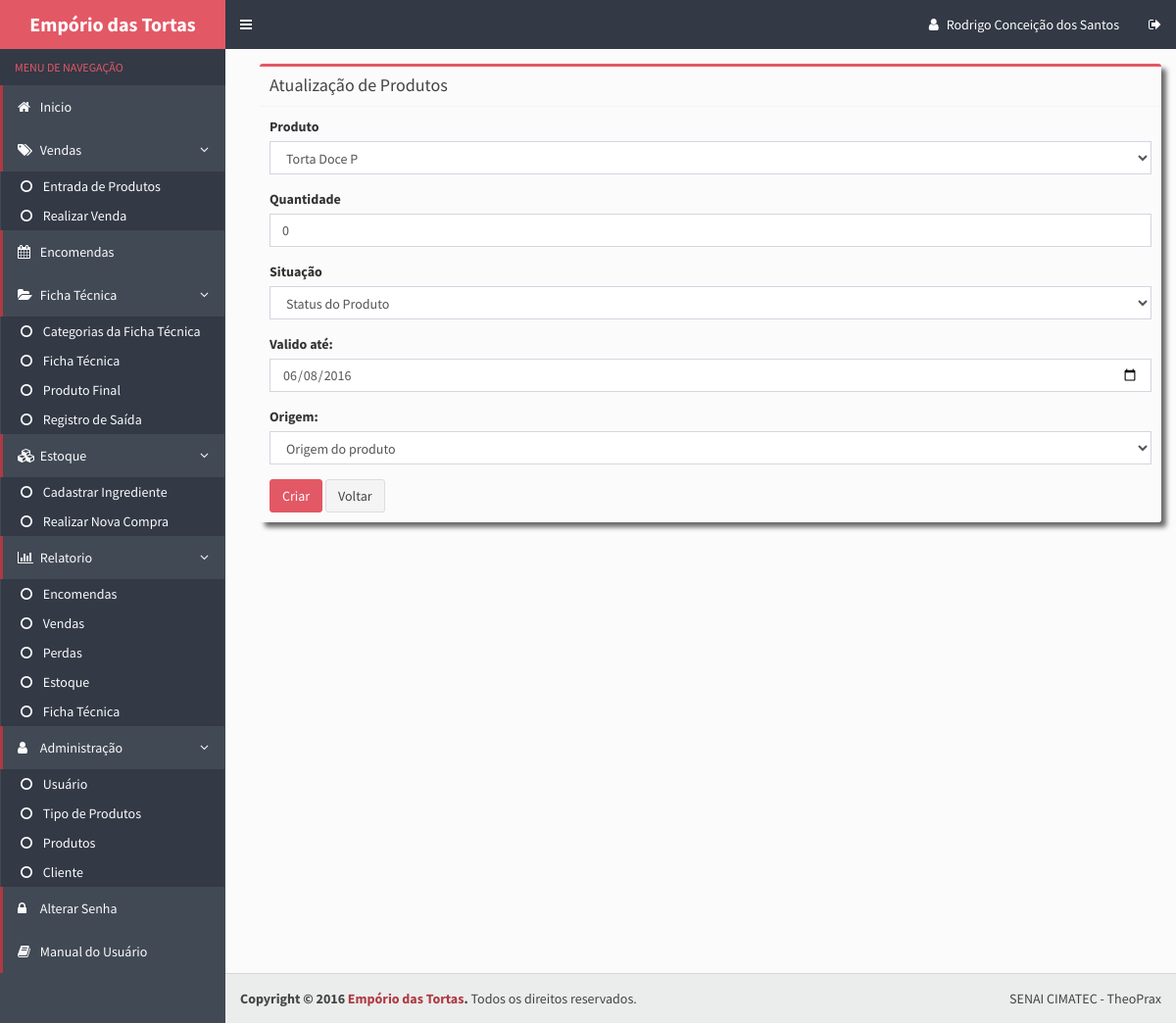
Page /forms/atualizar_estoqueLoja.php?id=1 (signed in) on the earlier database version.
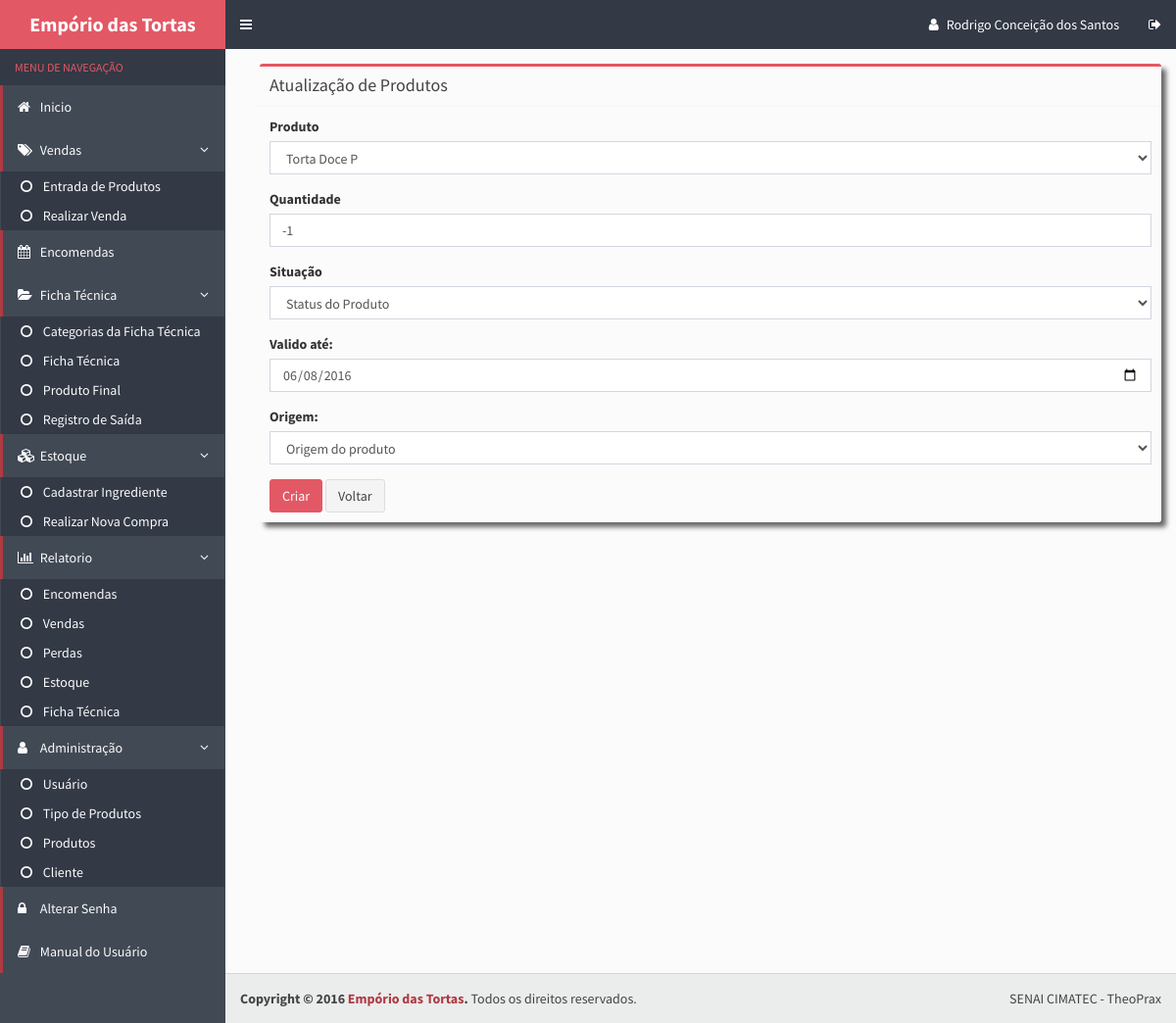
Same page on the later database version.
### tables this page shows
CREATE TABLE IF NOT EXISTS `estoquevenda` (
  `cod_EstoqueVenda` int(11) NOT NULL AUTO_INCREMENT,
  `cod_Produto` int(11) NOT NULL,
  `quantidade` int(5) NOT NULL,
  `status` varchar(10) NOT NULL,
  `validade` date NOT NULL,
  `origem` varchar(10) NOT NULL,
  `observacao` varchar(150) DEFAULT NULL,
  `dt_perda` date DEFAULT NULL,
  PRIMARY KEY (`cod_EstoqueVenda`),
  UNIQUE KEY `cod_Produto_2` (`cod_Produto`),
  KEY `cod_Produto` (`cod_Produto`)
);

### forms/atualizar_estoqueLoja.php (the view, shortened to what this page needs)
<?php
	$id = null;
	if ( !empty($_GET['id'])) {
		$id = $_REQUEST['id'];
	}
		if ( !empty($_POST)) {
		$cod_Produto = $_POST['tipo_prod'];
		$quantidade = $_POST['quantidade'];
		$status = $_POST['status'];
		$validade = $_POST['validade'];
		$origem = $_POST['origem'];
		$valid = true;
			if ($valid) {
				$pdo = Database::connect();
				$pdo->setAttribute(PDO::ATTR_ERRMODE, PDO::ERRMODE_EXCEPTION);
				$sql = "UPDATE estoquevenda  set cod_Produto = ?, quantidade = ?, status = ?, validade = ?, origem = ? WHERE cod_EstoqueVenda = ?";
				$q = $pdo->prepare($sql);
				$q->execute(array($cod_Produto,$quantidade,$status,$validade,$origem,$id));
				Database::disconnect();
				header("Location: ../entrada_produto.php");
			}
	} else {
			$pdo = Database::connect();
			$pdo->setAttribute(PDO::ATTR_ERRMODE, PDO::ERRMODE_EXCEPTION);
			$sql = "SELECT estoquevenda.*,concat(produtos.nome,' ',COALESCE(produtos.tamanho,' ')) as produto FROM estoquevenda left join produtos on estoquevenda.cod_Produto=produtos.cod_produto
					where cod_EstoqueVenda = ?";
			$q = $pdo->prepare($sql);
			$q->execute(array($id));
			$data = $q->fetch(PDO::FETCH_ASSOC);
			$cod_Produto = $data['cod_Produto'];
			$produto = $data['produto'];
			$quantidade = $data['quantidade'];
			$validade = $data['validade'];
			$origem = $data['origem'];
			}
?>
<!DOCTYPE html>
<html>
    <link rel="stylesheet" href="../bootstrap/css/bootstrap.css">
    <link rel="stylesheet" href="https://maxcdn.bootstrapcdn.com/font-awesome/4.4.0/css/font-awesome.min.css">
    <link rel="stylesheet" href="https://code.ionicframework.com/ionicons/2.0.1/css/ionicons.min.css">
    <link rel="stylesheet" href="../dist/css/AdminLTE.css">
    <link rel="stylesheet" href="../dist/css/skins/skin-blue.css">
  </head>
  <body class="hold-transition skin-blue sidebar-mini">
    <div class="wrapper">
      <?php include_once("includes/header.php") ?>
      <?php include_once("includes/menu.php") ?>
      <div class="content-wrapper">
        <section class="content">
          <div class="row">
            <div class="col-md-12">
              <div class="box box-warning">
                      <div class="box-header with-border">
                        <h3 class="box-title">Atualização de Produtos</h3>
                      </div>
                <div class="box-body">
                  <form action="atualizar_estoqueLoja.php?id=<?php echo $id?>" method="post" class="" >
                    <div class="form-group">
                      <label>Produto</label>
                      <select class="form-control" name ="tipo_prod"  required="required" id="opcao">
                        <option value="<?php echo $cod_Produto;?>" >
										<?php echo $produto;?></option>
                      </select>
                    </div>
                    <div class="form-group">
                      <label>Quantidade</label>
                      <input type="text" class="form-control" name="quantidade" required="required" value="<?php echo $quantidade;?>">
                    </div>
        <div class="form-group">
                <label>Situação</label>
                <select class="form-control" name ="status"  required="required" id="opcao">
                    <option value="" disabled selected style='display:none;'>Status do Produto</option>
              </select>
            </div>
            <div class="form-group">
              <label>Valido até:</label>
              <input type="date" class="form-control" name="validade" id="preco" required="required" placeholder="Valor Unitário" value="<?php echo $validade;?>">
            </div>
            <div class="form-group">
                    <label>Origem:</label>
                    <select class="form-control" name="origem"  required="required" id="opcao">
                        <option value="<?php echo $origem;?>" disabled selected style='display:none;'>Origem do produto</option>
                  </select>
                </div>
                    <button type="submit" class="btn btn-danger">Criar</button>
                    <a class="btn btn-default" href="../entrada_produto.php">Voltar</a>
                  </form>
                </div>
              </div>
            </div>
          </div>
        </section>
      </div>
      <?php include_once("includes/footer.php") ?>
  </body>
</html>

Differences in the rows shown:
changed estoquevenda: quantidade "0" → "-1"
